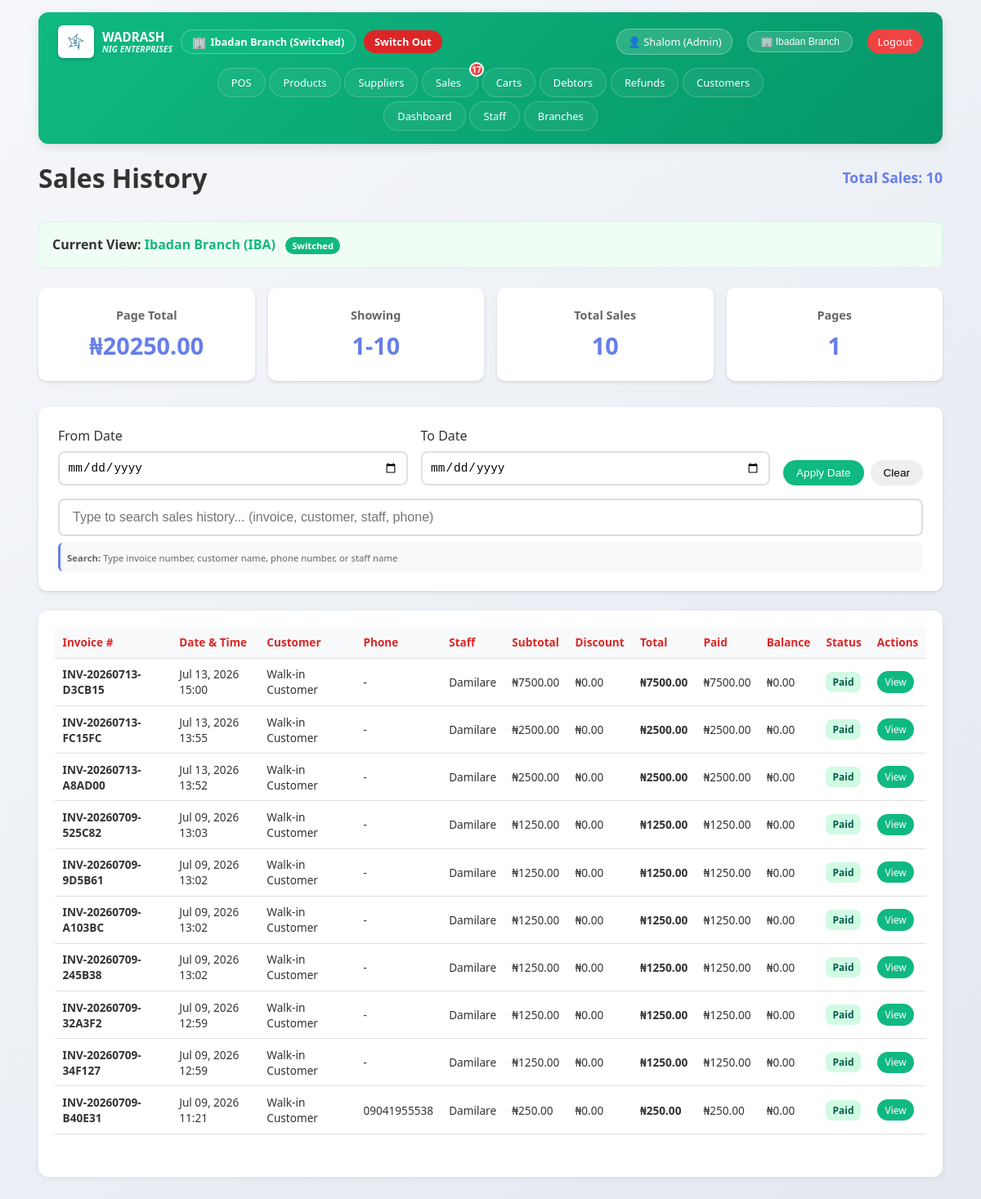
Page /sales/history/ (signed in) on the earlier database version.
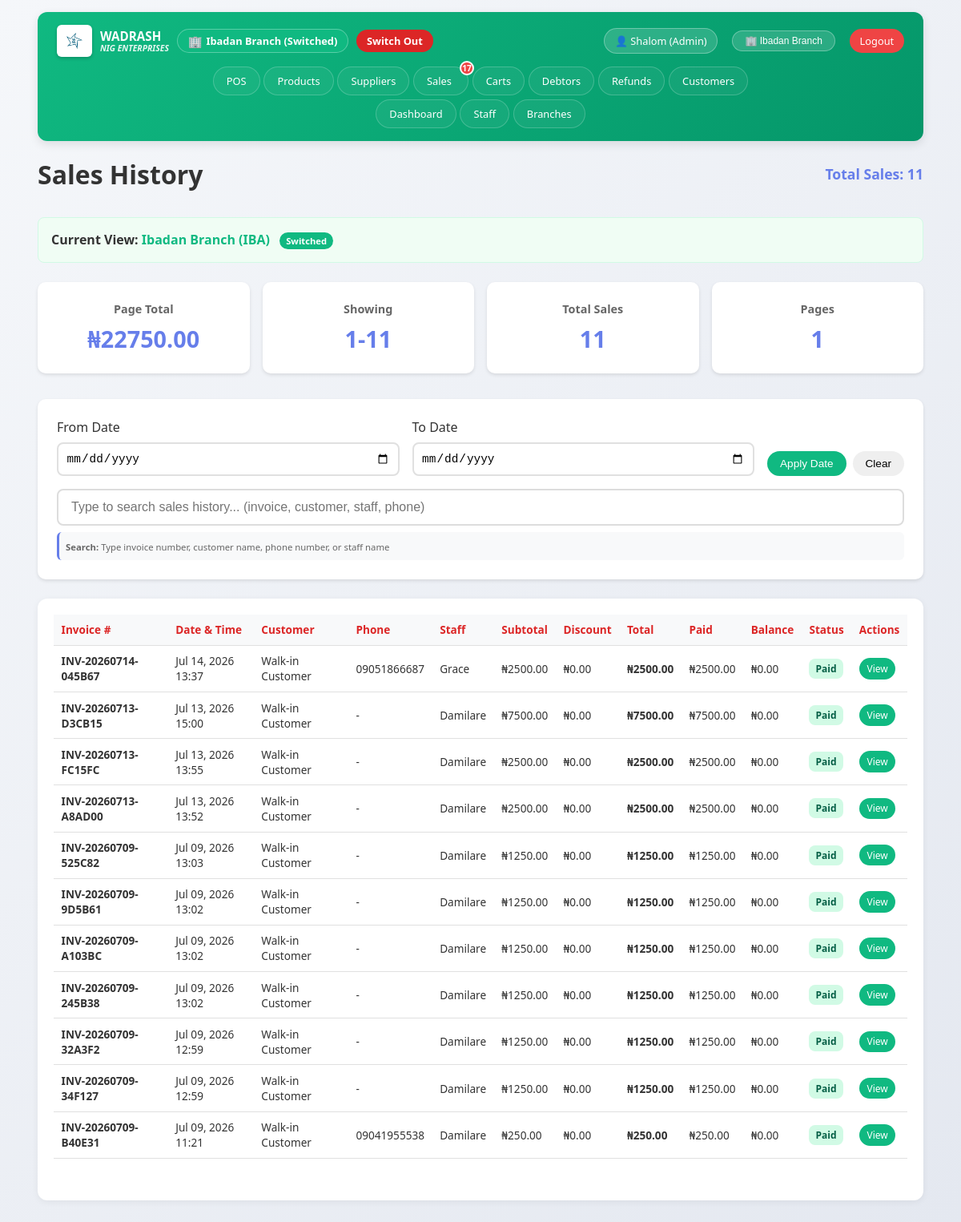
Same page on the later database version.
### sales/models.py (models this page shows, shortened)
class Sale(models.Model):
    invoice_number = models.CharField(max_length=50, unique=True)
    staff = models.ForeignKey(User, on_delete=models.SET_NULL, null=True)
    customer_name = models.CharField(max_length=200, blank=True)
    customer_phone = models.CharField(max_length=15, blank=True)
    subtotal = models.DecimalField(max_digits=10, decimal_places=2, default=0)
    discount = models.DecimalField(max_digits=10, decimal_places=2, default=0)
    total = models.DecimalField(max_digits=10, decimal_places=2, default=0)
    amount_paid = models.DecimalField(max_digits=10, decimal_places=2, default=0)
    balance = models.DecimalField(max_digits=10, decimal_places=2, default=0)
    branch = models.ForeignKey(Branch, on_delete=models.CASCADE, null=True, blank=True, related_name='sales')
    payment_status = models.CharField(max_length=20, choices=[
        ('paid', 'Paid'),
        ('partial', 'Partial Payment'),
        ('unpaid', 'Unpaid')
    ], default='paid')
    created_at = models.DateTimeField(auto_now_add=True)
    updated_at = models.DateTimeField(auto_now=True)
    class Meta:
        db_table = 'sales'
        ordering = ['-created_at']

### inventoryApp/models.py (models this page shows, shortened)
class User(AbstractUser):
    ROLE_CHOICES = [
        ('admin', 'Admin'),
        ('staff', 'Staff'),
        ('manager', 'Manager'),
    ]
    role = models.CharField(max_length=20, choices=ROLE_CHOICES, default='staff')
    phone = models.CharField(max_length=15, blank=True)
    address = models.TextField(blank=True)
    branch = models.ForeignKey('branches.Branch', on_delete=models.SET_NULL, null=True, blank=True, related_name='users')
    class Meta:
        db_table = 'users'

### sales/views.py (the view, shortened to what this page needs)
# urls.py: path('history/', views.sale_history, name='sale_history'),
@login_required
def sale_history(request):
    search_query = request.GET.get('search', '')
    page_number = request.GET.get('page', 1)
    date_from = request.GET.get('date_from', '')
    date_to = request.GET.get('date_to', '')
    current_branch = None
    if request.user.is_superuser or request.user.role == 'admin':
        branch_id = request.session.get('current_branch_id')
        if branch_id:
            try:
                current_branch = Branch.objects.get(id=branch_id)
            except Branch.DoesNotExist:
                current_branch = None
    else:
        current_branch = request.user.branch
    sales = Sale.objects.all().select_related('staff', 'branch').order_by('-created_at')
    if current_branch:
        sales = sales.filter(branch=current_branch)
    elif not (request.user.is_superuser or request.user.role == 'admin'):
        sales = sales.none()
    paginator = Paginator(sales, 50)
    try:
        page_obj = paginator.page(page_number)
    except PageNotAnInteger:
        page_obj = paginator.page(1)
    except EmptyPage:
        page_obj = paginator.page(paginator.num_pages)
    page_total = sum(float(sale.total) for sale in page_obj.object_list)
    context = {
        'page_obj': page_obj,
        'sales': page_obj.object_list,
        'search_query': search_query,
        'page_total': page_total,
        'total_sales_count': sales.count(),
        'current_branch': current_branch,
        'viewing_all_branches': current_branch is None and (request.user.is_superuser or request.user.role == 'admin'),
        'date_from': date_from,
        'date_to': date_to,
    }
    return render(request, 'sales/sale_history.html', context)

### inventoryApp/context_processors.py (called while the page is built)
def notifications(request):
    if request.user.is_authenticated:
        return {
            'unread_dashboard_count': UserNotification.get_unread_count(
                request.user, 'dashboard'
            ),
            'unread_debtors_count': UserNotification.get_unread_count(
                request.user, 'debtors'
            ),
            'unread_refunds_count': UserNotification.get_unread_count(
                request.user, 'refunds'
            ),
            'unread_sales_count': UserNotification.get_unread_count(
                request.user, 'sales'
            ),
            'total_unread_count': UserNotification.get_unread_count(request.user),
        }
    return {}

def session_timeout(request):
    return {
        'session_timeout': getattr(settings, 'AUTO_LOGOUT_DELAY', 30),
    }

def all_branches(request):
    if request.user.is_authenticated:
        branches = Branch.objects.filter(is_active=True).order_by('name')
        return {'all_branches': branches}
    return {}

### sales/templates/sales/sale_history.html (shortened to what the changed rows need)
{% extends 'base.html' %}
{% block content %}
<div class="stats-header">
    <h1>Sales History</h1>
    <div style="font-size: 1.1rem; color: #667eea; font-weight: 600;">
        Total Sales: {{ total_sales_count }}
    </div>
</div>
<div class="stats-cards">
    <div class="stat-card">
        <h3>Page Total</h3>
        <div class="value">₦{{ page_total|floatformat:2 }}</div>
    </div>
    <div class="stat-card">
        <h3>Showing</h3>
        <div class="value">{{ page_obj.start_index }}-{{ page_obj.end_index }}</div>
    </div>
    <div class="stat-card">
        <h3>Total Sales</h3>
        <div class="value">{{ total_sales_count }}</div>
    </div>
</div>
<div class="card">
    <div class="table-container">
        <table>
            <thead>
                <tr>
                    <th>Invoice #</th>
                    <th>Date & Time</th>
                    <th>Customer</th>
                    <th>Phone</th>
                    <th>Staff</th>
                    <th>Subtotal</th>
                    <th>Discount</th>
                    <th>Total</th>
                    <th>Paid</th>
                    <th>Balance</th>
                    <th>Status</th>
                    <th>Actions</th>
                </tr>
            </thead>
            <tbody id="salesTableBody">
                {% for sale in sales %}
                <tr>
                    <td><strong>{{ sale.invoice_number }}</strong></td>
                    <td>{{ sale.created_at|date:"M d, Y H:i" }}</td>
                    <td>{{ sale.customer_name|default:"-" }}</td>
                    <td>{{ sale.customer_phone|default:"-" }}</td>
                    <td>{{ sale.staff.username }}</td>
                    <td>₦{{ sale.subtotal|floatformat:2 }}</td>
                    <td>₦{{ sale.discount|floatformat:2 }}</td>
                    <td><strong>₦{{ sale.total|floatformat:2 }}</strong></td>
                    <td>₦{{ sale.amount_paid|floatformat:2 }}</td>
                    <td>
                        {% if sale.balance > 0 %}
                        <strong style="color: #dc3545;">₦{{ sale.balance|floatformat:2 }}</strong>
                        {% else %}
                        ₦{{ sale.balance|floatformat:2 }}
                        {% endif %}
                    </td>
                    <td>
                        {% if sale.payment_status == 'paid' %}
                        <span class="badge badge-success">Paid</span>
                        {% elif sale.payment_status == 'partial' %}
                        <span class="badge badge-warning">Partial</span>
                        {% else %}
                        <span class="badge badge-danger">Unpaid</span>
                        {% endif %}
                    </td>
                    <td>
                        <div class="action-buttons">
                            <a href="{% url 'view_receipt' sale.id %}" class="btn btn-primary btn-sm">
                                View
                            </a>
                        </div>
                    </td>
                </tr>
                {% endfor %}
            </tbody>
        </table>
    </div>
</div>
{% endblock %}

Differences in the rows shown:
added Sale: invoice_number "INV-20260714-045B67", created_at "Jul 14, 2026 13:37", customer_name "Walk-in Customer", customer_phone "09051866687", staff.username "Grace", subtotal "2500.00", discount "0.00", total "2500.00", amount_paid "2500.00", balance "0.00", payment_status "Paid"
Other differences:
{{ total_sales_count }}: "10" → "11"
{{ page_total|floatformat:2 }}: "20250.00" → "22750.00"
{{ page_obj.end_index }}: "10" → "11"
